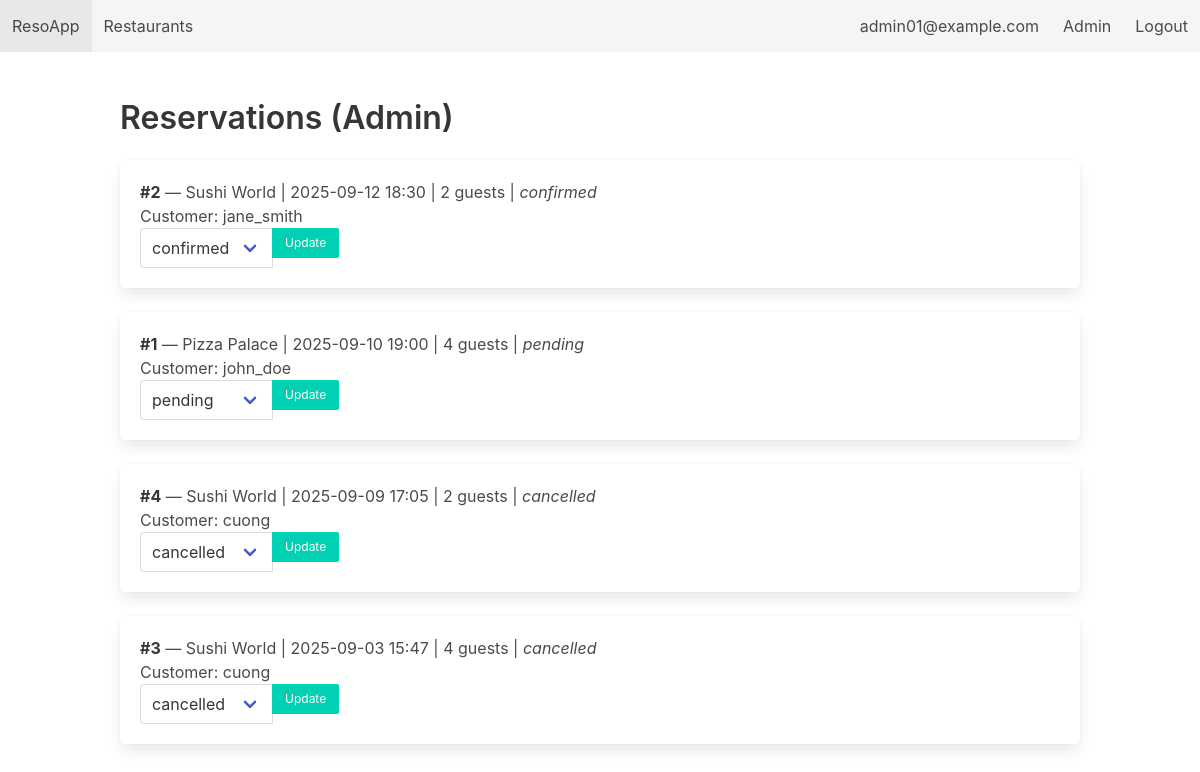
Page /admin/reservations (signed in) on the earlier database version.
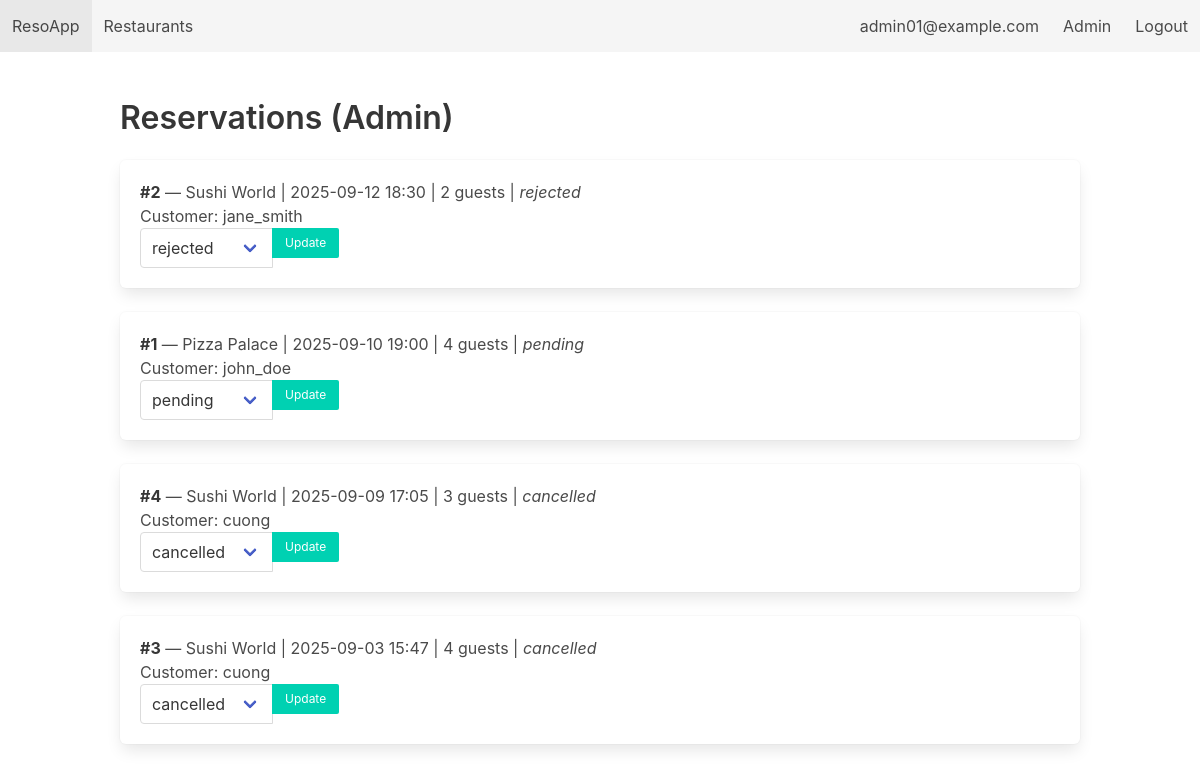
Same page on the later database version.
### tables this page shows
CREATE TABLE Reservations (
        reservation_id  INTEGER PRIMARY KEY AUTOINCREMENT,
        customer_id     INTEGER NOT NULL,
        restaurant_id   INTEGER NOT NULL,
        table_id        INTEGER,
        reservation_date DATE NOT NULL,
        reservation_time TEXT NOT NULL,
        guests          INTEGER NOT NULL CHECK (guests > 0),
        status          TEXT CHECK (status IN ('pending', 'confirmed', 'rejected', 'completed', 'cancelled')) DEFAULT 'pending',
        created_at      DATE DEFAULT (DATE('now')),
        FOREIGN KEY (customer_id) REFERENCES Customers(customer_id) ON DELETE CASCADE,
        FOREIGN KEY (restaurant_id) REFERENCES Restaurants(restaurant_id) ON DELETE CASCADE,
        FOREIGN KEY (table_id) REFERENCES Tables(table_id) ON DELETE SET NULL
    );

CREATE TABLE Restaurants (
        restaurant_id INTEGER PRIMARY KEY AUTOINCREMENT,
        name          TEXT NOT NULL,
        location      TEXT NOT NULL,
        cuisine       TEXT,
        rating        REAL CHECK (rating >= 0 AND rating <= 5),
        description   TEXT,
        created_at    DATE DEFAULT (DATE('now'))
    );

CREATE TABLE Customers (
        customer_id   INTEGER PRIMARY KEY AUTOINCREMENT,
        username      TEXT UNIQUE NOT NULL,
        password_hash TEXT NOT NULL,
        full_name     TEXT,
        email         TEXT UNIQUE NOT NULL,
        phone         TEXT,
        created_at    DATE DEFAULT (DATE('now'))
    );

### app.py (the view)
@app.route('/admin/reservations')
@login_required(role='admin')
def admin_reservations():
    db = get_db()
    rows = db.execute("""
        SELECT r.*, c.username, rest.name as restaurant_name, t.table_number
        FROM Reservations r
        JOIN Customers c ON r.customer_id = c.customer_id
        JOIN Restaurants rest ON r.restaurant_id = rest.restaurant_id
        LEFT JOIN Tables t ON r.table_id = t.table_id
        ORDER BY r.reservation_date DESC, r.reservation_time DESC
    """).fetchall()
    return render_template('admin_reservations.html', reservations=rows)

### app.py (called while the page is built)
def get_db():
    if 'db' not in g:
        g.db = sqlite3.connect(DB_PATH, detect_types=sqlite3.PARSE_DECLTYPES)
        g.db.row_factory = sqlite3.Row
        g.db.execute("PRAGMA foreign_keys = ON;")
    return g.db

def login_required(role=None):
    def decorator(f):
        @wraps(f)
        def wrapper(*args, **kwargs):
            if 'user' not in session:
                flash("Please log in first.", "warning")
                return redirect(url_for('login'))
            if role == 'admin' and session.get('role') != 'admin':
                flash("Admin area. Access denied.", "danger")
                return redirect(url_for('index'))
            return f(*args, **kwargs)
        return wrapper
    return decorator

### templates/admin_reservations.html (shortened to what this page needs)
{% extends "base.html" %}
{% block content %}
<h2 class="title">Reservations (Admin)</h2>
{% for r in reservations %}
  <div class="box">
    <p><strong>#{{ r['reservation_id'] }}</strong> — {{ r['restaurant_name'] }} | {{ r['reservation_date'] }} {{ r['reservation_time'] }} | {{ r['guests'] }} guests | <em>{{ r['status'] }}</em></p>
    <p>Customer: {{ r['username'] }}</p>
    <form method="post" action="{{ url_for('admin_update_reservation', res_id=r['reservation_id']) }}">
      <div class="field has-addons">
        <div class="control">
          <div class="select">
            <select name="status">
              <option value="pending" {% if r['status']=='pending' %}selected{% endif %}>pending</option>
              <option value="confirmed" {% if r['status']=='confirmed' %}selected{% endif %}>confirmed</option>
              <option value="rejected" {% if r['status']=='rejected' %}selected{% endif %}>rejected</option>
              <option value="cancelled" {% if r['status']=='cancelled' %}selected{% endif %}>cancelled</option>
            </select>
          </div>
        </div>
        <div class="control"><button class="button is-small is-primary">Update</button></div>
      </div>
    </form>
  </div>
{% else %}
  <p>No reservations.</p>
{% endfor %}
{% endblock %}

### templates/base.html (shortened to what this page needs)
<!DOCTYPE html>
<html>
  <head>
    <link
      rel="stylesheet"
      href="https://cdn.jsdelivr.net/npm/bulma@0.9.4/css/bulma.min.css"
    />
  </head>
  <body>
    <nav class="navbar is-light">
      <div class="navbar-brand">
        <a class="navbar-item" href="{{ url_for('index') }}">ResoApp</a>
      </div>
      <div class="navbar-menu">
        <div class="navbar-start">
          <a class="navbar-item" href="{{ url_for('restaurants') }}"
            >Restaurants</a
          >
        </div>
        <div class="navbar-end">
          {% if session.get('user') %}
          <a class="navbar-item" href="{{ url_for('profile') }}"
            >{{ session.get('name') }}</a
          >
          {% if session.get('role') == 'customer' %} {# Chỉ hiển thị liên kết
          này cho Customer #}
          <a class="navbar-item" href="{{ url_for('bookings') }}"
            >My Bookings</a
          >
          {% elif session.get('role') == 'admin' %}
          <a class="navbar-item" href="{{ url_for('admin_dashboard') }}"
            >Admin</a
          >
          {% endif %}
          <a class="navbar-item" href="{{ url_for('logout') }}">Logout</a>
          {% else %}
          <a class="navbar-item" href="{{ url_for('login') }}">Login</a>
          <a class="navbar-item" href="{{ url_for('register') }}">Register</a>
          {% endif %}
        </div>
      </div>
    </nav>
    <section class="section">
      <div class="container">
         {% block content %}{% endblock %}
      </div>
    </section>
  </body>
</html>

Differences in the rows shown:
changed Reservations "jane_smith": status "confirmed" → "rejected"
changed Reservations id 4: guests "2" → "3"
